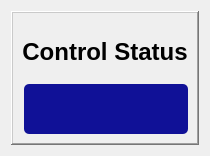
     <widget class="QWidget" name="Operational_Mode">
      <property name="sizePolicy">
       <sizepolicy hsizetype="Expanding" vsizetype="Expanding">
        <horstretch>0</horstretch>
        <verstretch>0</verstretch>
       </sizepolicy>
      </property>
      <attribute name="title">
       <string>Operational Mode</string>
      </attribute>
      <layout class="QVBoxLayout" name="verticalLayout_6">
       <item>
        <widget class="QFrame" name="frame_2">
         <property name="sizePolicy">
          <sizepolicy hsizetype="Expanding" vsizetype="Expanding">
           <horstretch>0</horstretch>
           <verstretch>0</verstretch>
          </sizepolicy>
         </property>
         <property name="autoFillBackground">
          <bool>false</bool>
         </property>
         <property name="frameShape">
          <enum>QFrame::WinPanel</enum>
         </property>
         <property name="frameShadow">
          <enum>QFrame::Raised</enum>
         </property>
         <layout class="QVBoxLayout" name="verticalLayout_7">
          <item>
           <layout class="QFormLayout" name="formLayout_5">
            <property name="horizontalSpacing">
             <number>2</number>
            </property>
            <property name="verticalSpacing">
             <number>2</number>
            </property>
            <item row="0" column="0" colspan="2">
             <widget class="QLabel" name="label_11">
              <property name="minimumSize">
               <size>
                <width>0</width>
                <height>60</height>
               </size>
              </property>
              <property name="text">
               <string>&lt;p style=&quot; margin-top:0px; margin-bottom:0px; margin-left:0px; margin-right:0px; -qt-block-indent:0; text-indent:0px;&quot;&gt;&lt;span style=&quot; font-family:'Courier New'; font-size:18pt; font-weight:600;&quot;&gt;Control Status&lt;/span&gt;&lt;/p&gt;</string>
              </property>
              <property name="alignment">
               <set>Qt::AlignCenter</set>
              </property>
             </widget>
            </item>
            <item row="1" column="1">
             <widget class="QLabel" name="ControlStatus">
              <property name="minimumSize">
               <size>
                <width>0</width>
                <height>50</height>
               </size>
              </property>
              <property name="font">
               <font>
                <family> Courier New</family>
                <pointsize>18</pointsize>
                <weight>50</weight>
                <italic>false</italic>
                <bold>false</bold>
               </font>
              </property>
              <property name="autoFillBackground">
               <bool>false</bool>
              </property>
              <property name="styleSheet">
               <string notr="true">font: 18pt &quot; Courier New&quot;; color:white; background-color: rgb(16, 17, 151); border-radius: 5px 5px 5px 5px</string>
              </property>
              <property name="text">
               <string/>
              </property>
              <property name="alignment">
               <set>Qt::AlignCenter</set>
              </property>
             </widget>
            </item>
           </layout>
          </item>
         </layout>
        </widget>
       </item>
      </layout>
     </widget>
